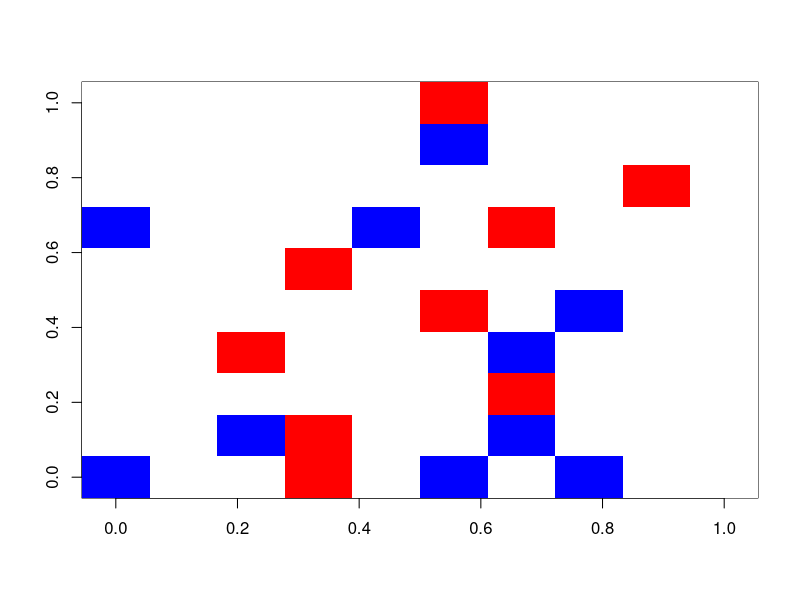
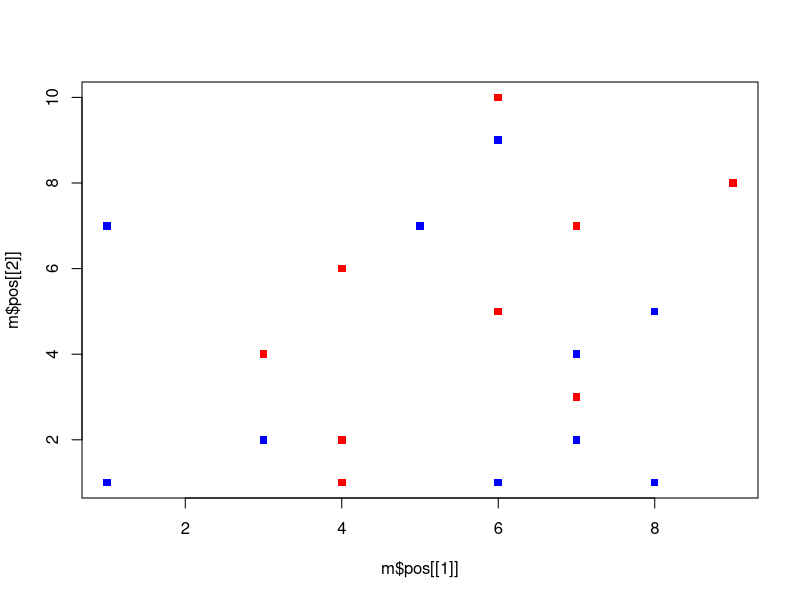
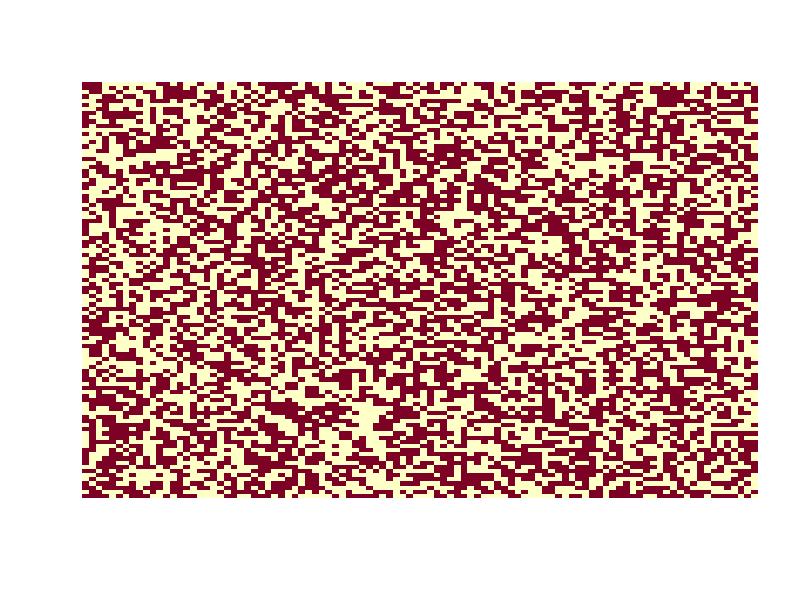
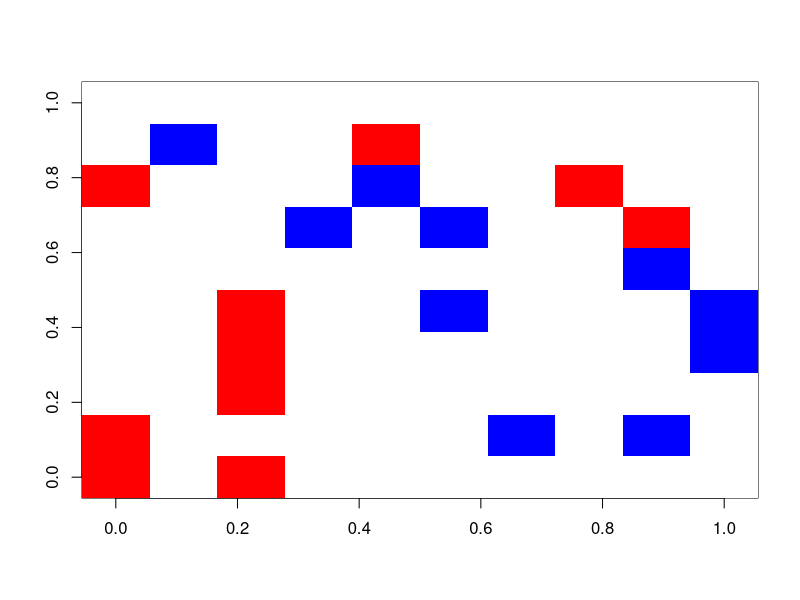

R code for these plots, in order:
# STA135 - HW02 - BML traffic model
# 20130125 - Hugh Crockford

# build area and populate

# this version can have cars in same position!!!

buildMap = function(p,pc=0.5,r=100,c=100){ 	# p - percent covered, pc = percent red.
	if( p>1 | p<0){
		print("invalid p")
	}
	n 	= r * c * p
	nred 	= n * pc
	nblue 	= n * (1 - pc)
	dimcar 	= c(r,c,p,n,pc,nred,nblue)
	nom=c("rows","column","pc_covered","n_cars","pc_red","n_red","n_blue")
	names(dimcar) = nom	
	pos 	= data.frame(x = sample(1:c,n,replace = TRUE), y = sample(1:r,n, replace = TRUE), col = rep(c(1,2),c(nred,nblue)))
	cars = list("dim" = dimcar, "pos" = pos)
	#	class(cars) = Bmap
	return(cars)
}	

m = buildMap(.2,.5,10,10)

# put this inside plot.bml?

grid = matrix(0,m$dim["rows"],m$dim["column"])
grid[ as.matrix(m$pos[m$pos["col"] == 1 ,c("x","y") ])] = 1
grid[ as.matrix(m$pos[m$pos["col"] == 2 ,c("x","y") ])] = 2
image(grid,col=c("white","red","blue"))



setClass("bml",representation(dim="numeric",pos="data.frame"))
class(m) = "bml"

plot(m$pos[[1]],m$pos[[2]], col = c("red","blue")[m$pos[[3]]],pch=15)

plot.bml = function(x){

}

# try to get whole image scaled on size - 
# dev.new and X11.options in plot call.
# pixels/inch?

# develop class and plot.method



# move cars

############################3
# try as matrix
###############################

m = matrix(sample(0:1,10000,replace = TRUE),100,100)
image(m,axes = FALSE)

buildMap = function(p,pc=0.5,r=100,c=100){ 	# p - percent covered, pc = percent red.
	n = r*c 	#total number spaces
	ncars = p*n
	cars = sample(1:n, ncars, replace = TRUE)	# where to put cars
	map = rep(0,n)
	map[cars] = sample(c(1,2),replace = TRUE)
	m = matrix(map,r,c)
	return(m)
}
	

####### alt method to chose where cars go - cannot repeat same car.
map = function(p,pc,r,c){
	n = p * r * c
	nred = n*pc
	nblue 	= n * (1 - pc)
	dimcar 	= c(r,c,p,n,pc,nred,nblue)
	nom=c("rows","column","pc_covered","n_cars","pc_red","n_red","n_blue")
	names(dimcar) = nom	
	all = data.frame(x=rep(1:r,each = c),y=1:c)
	pos = all[sample(1:(r*c),n),]
	pos$col = c(rep(1,nred),rep(2,nblue))
	cars = list("dim" = dimcar, "pos" = pos)
	class(cars) = "bml"
	return(cars)
}


m = map(.2,.5,10,10)

plot.bml = function(m){
	grid = matrix(0,m$dim["rows"],m$dim["column"])
	grid[ as.matrix(m$pos[m$pos["col"] == 1 ,c("x","y") ])] = 1
	grid[ as.matrix(m$pos[m$pos["col"] == 2 ,c("x","y") ])] = 2
	image(grid,col=c("white","red","blue"))
}

summary.bml = function(x){
	dim = paste("dimensions:",x$dim["rows"],"rows X ",x$dim["column"]," columns")
	n = paste("number of cars:", x$dim["n_cars"])
	p = paste("p = ",x$dim["pc_covered"])
	print(list(dim = dim,n = n,p = p))
}

plot(m)

move = function(x,t){
	copy = x		# make working copy
	u = x$pos	# throw away dims
	new = u
	if(t %% 2){	# odd, move blue up. move up then check for conflicts.
		newy = u[u$col==2,]["y"]+1
		newy[newy>x$dim["rows"]]=1
		new[new$col ==2,]["y"]=newy		# update pos?
	}
	# else move red right
	if(!t %% 2){	# odd, move blue up. move up then check for conflicts.
		newx = u[u$col==1,]["x"]+1
		newx[newx>x$dim["column"]]=1
		new[new$col ==1,]["x"]=newx		# update pos?
	}
	# conflict not working.
	conflict = duplicated(rbind(x$pos[,1:2],new[,1:2]))[(1+nrow(new)):(2*nrow(new))]
	copy$pos[!conflict,1:2] = new[!conflict,1:2]
	return(copy)
}

mnew = move(m,1)
